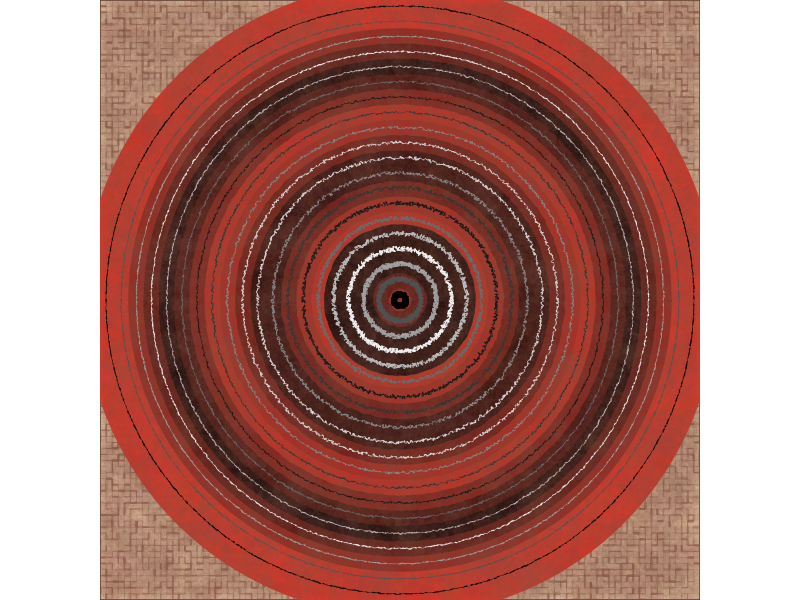

Here is the R script that generated this plot:
## ---- chunk 1
#=============================================================================#
#Library Load-in---------------------------------------------------------------
#=============================================================================#
library(dplyr) #Data Wrangling
library(purrr) #List Manipulation/Iterations
library(ggplot2) #Plotting

#=============================================================================#
#Data Set-up-------------------------------------------------------------------
#=============================================================================#

#Number of circles#
n = 20

#Setting angles of circle#
theta <- seq(0,2*pi, length = 1000)

#Making base circle#
circle <- tibble(x = cos(theta),
                 y = sin(theta))

#Setting options for iterations#

#circle radi#
radi <- seq(1,50, length = n)

#Groupings#
group_names <- paste0("group", radi)

#Jitter settings#
jitter_trans <- seq(.5,.01, length = n)

#colors for circles#
colors <- colorRampPalette(c("#EB382A","#000000","#EB382A","#000000","#EB382A","#000000","#EB382A"))(n)

#Colors for text#
text_colors <- colorRampPalette(c("#000000","#ffffff","#000000","#ffffff","#000000","#ffffff","#000000"))(n)

#Accounting for border jitter#
last_group <- tail(group_names,1)

#Circle Options#
circle_options <- list(radi,
                       group_names,
                       jitter_trans,
                       colors,
                       text_colors)

#=============================================================================#
#Data Compilation--------------------------------------------------------------
#=============================================================================#

#For circles#
circles <- pmap_df(circle_options, ~circle |>
                     mutate(x = x * ..1,
                            y = y * ..1,
                            group = ..2) |>
                     mutate(x = if_else(group == last_group, x, jitter(x, amount = ..3)),
                            y = if_else(group == last_group, y, jitter(y, amount = ..3)),
                            fill = ..4,
                            color = ..5))

#For overall texture#
texture <- tibble(x = seq(-51,51, length = 100),
                  y = x) |> 
  expand.grid()


#=============================================================================#
#Final Piece-------------------------------------------------------------------
#=============================================================================#

circles |>
  ggplot(aes(x,y, group = group))+
  theme_void()+
  theme(plot.background = element_rect(fill = "#E4C8A6"))+
  geom_path(data = texture, 
            linewidth = sample(seq(.01,.9, length = 20), nrow(texture), replace = TRUE), 
            aes(group = x), 
            color = "#845244", 
            position = position_jitter(width = .002, height = .003),
            alpha = sample(seq(.01,.7, length = 20), nrow(texture), replace = TRUE))+
  geom_path(data = texture, 
            linewidth = sample(seq(.01,.9, length = 20), nrow(texture), replace = TRUE), 
            color = "#845244", 
            position = position_jitter(width = .002, height = .003),
            alpha = sample(seq(.01,.7, length = 20), nrow(texture), replace = TRUE), aes(group = y))+
  geom_path(linewidth = 15, 
            color = circles$fill)+
  geom_point(data = texture, aes(x,y), 
             inherit.aes = FALSE, 
             size = sample(seq(5,10, length = 20), nrow(texture), replace = TRUE), 
             color = "#845244", 
             position = position_jitter(width = .02, height = .03),
             alpha = sample(seq(.01,.08, length = 20), nrow(texture), replace = TRUE))+
  geom_path(linewidth = sample(seq(.1, .5, length = 50), nrow(circles), replace = TRUE), 
            position = position_jitter(width = .05, height = .08),
            color = circles$color)+
  coord_equal(expand = FALSE)
